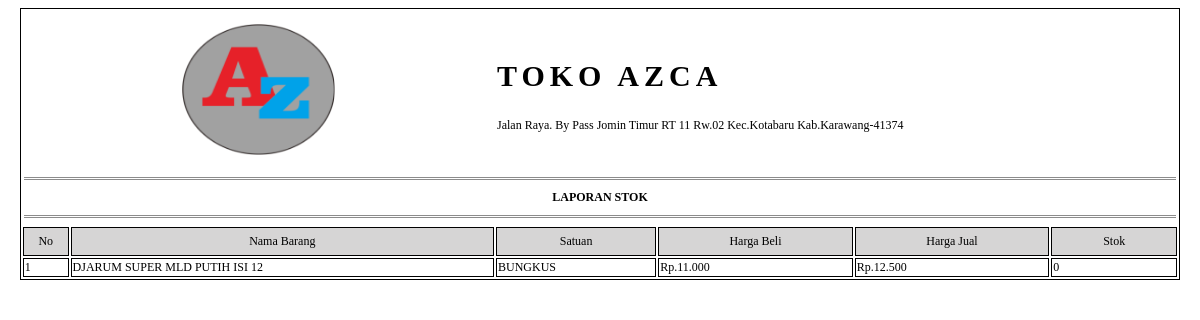
The page /pro_lap_barang.php?lpr_brg_id=4 on the database its author committed.
### tables this page shows
CREATE TABLE `barang` (
  `brg_id` int(11) NOT NULL,
  `ktg_id` int(11) DEFAULT NULL,
  `stn_id` int(11) DEFAULT NULL,
  `brg_nama` varchar(60) DEFAULT NULL,
  `brg_harga_bl` double DEFAULT NULL,
  `brg_harga_jual` double DEFAULT NULL,
  `brg_stok` int(11) DEFAULT NULL,
  `brg_ket` varchar(250) DEFAULT NULL
);

CREATE TABLE `satuan` (
  `stn_id` int(11) NOT NULL,
  `stn_nama` varchar(30) DEFAULT NULL
);

### pro_lap_barang.php (the view, shortened to what this page needs)
<!DOCTYPE html PUBLIC "-//W3C//DTD XHTML 1.0 Strict//EN" "http://www.w3.org/TR/xhtml1/DTD/xhtml1-strict.dtd">
<html xmlns="http://www.w3.org/1999/xhtml" xml:lang="en">
<head>
</head>
<body>
	<?php
		@$lpr_ktg_id=$_GET['lpr_ktg_id'];
		@$lpr_brg_id=$_GET['lpr_brg_id'];
		if($lpr_brg_id!=""){
			$query=mysql_query("SELECT * FROM barang INNER JOIN satuan ON satuan.stn_id=barang.stn_id WHERE barang.brg_id='$lpr_brg_id'")or die(mysql_error());
		}elseif($lpr_ktg_id!=""){
			$query=mysql_query("SELECT * FROM barang
								INNER JOIN satuan ON satuan.stn_id=barang.stn_id
								INNER JOIN kategori ON kategori.ktg_id=barang.ktg_id
								WHERE barang.ktg_id='$lpr_ktg_id'")or die(mysql_error());
		}else{
			$query=mysql_query("SELECT * FROM barang INNER JOIN satuan ON satuan.stn_id=barang.stn_id")or die(mysql_error());
		}
	 ?>
	 <table width="98%" style="margin-left: 10px;font-size: 12px;margin-left: 1%" class="colom";>
		<tr>
			<td colspan="2"><p class="center"><img src="img/logo.png" height="131" width="153" align="center" /></p></td>
			<td colspan="4"><h2 class="padding" style="font-size: 30px !important;" ><strong>TOKO AZCA</strong></h2>
				<p>Jalan Raya. By Pass Jomin Timur RT 11 Rw.02 Kec.Kotabaru Kab.Karawang-41374</p>
			</td>
		</tr>
		<tr>
			<td colspan="6"> <hr class="garis" /></td>
		</tr>
		<tr>
			<td colspan="6" class="center"><b>LAPORAN STOK</b></td>
		</tr>
		<tr>
			<td colspan="6"> <hr class="garis" /></td>
		</tr>
	 	<tr>
	 		<td width="4%" height="25" class="center colom warna">No </td>
	 		<td width="37%" class="center colom warna">Nama Barang</td>
	 		<td width="14%" class="center colom warna">Satuan</td>
	 		<td width="17%" class="center colom warna">Harga Beli</td>
	 		<td width="17%" class="center colom warna">Harga Jual</td>
	 		<td width="11%" class="center colom warna">Stok</td>
	 	</tr>
	 	<?php
	 	$no=1;
	 		while($array=mysql_fetch_array($query)){
	 	?>
	 		<tr class="colom">
	 			<td class="colom"><?php echo $no; ?></td>
	 			<td class="colom"><?php echo $array['brg_nama']; ?></td>
	 			<td class="colom"><?php echo $array['stn_nama']; ?></td>
	 			<td class="colom"><?php echo "Rp.".number_format($array['brg_harga_bl'],0,',','.'); ?></td>
	 			<td class="colom"><?php echo "Rp.".number_format($array['brg_harga_jual'],0,',','.'); ?></td>
	 			<td class="colom"><?php echo $array['brg_stok']; ?></td>
	 		</tr>
	 	<?php
	 		$no++;
	 		}
	 	 ?>
	 </table>
</body>
</html>

### pro_lap_barang.php (style rules this page uses)
.colom { border: 1px solid black; }
.center { text-align: center; }
.garis { border:0px; border-top: 3px double #8c8c8c; }
.warna { background-color:#D6D5D5; }
.padding { letter-spacing: 5px; }

### rows shown on the page
barang: brg_nama "DJARUM SUPER MLD PUTIH ISI 12", stn.stn_nama "BUNGKUS", brg_harga_bl "11.000", brg_harga_jual "12.500", brg_stok "0"
